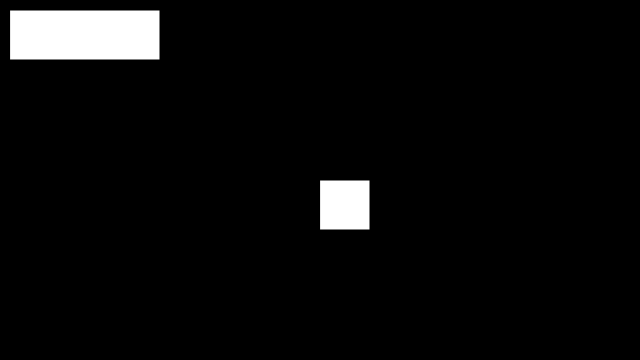
Frame 1 (no input)
Frame 60 (no input): identical to frame 1, image omitted
Frame 120 (the mouse pressed at the canvas centre since frame 60): identical to frame 1, image omitted

The p5.js sketch that drew this single still picture (run headless with seeded random() and noise() and a simulated clock; from frame 60 on, the mouse is pressed at the canvas centre):

// p5.js sketch
// ── sketch.js
// interaction
var x = 10, y = 10, w = 150, h = 50;
var r = 255, g = 255, b = 255;
var rot = 0;
function setup() { 
    createCanvas(640, 360);
}

function draw() {
    background('black');
    fill(r, g, b);
    rect(x, y, w, h);
    
    push();
    translate(width/2, height/2);
    rotate(rot);
    rect(0, 0, 50, 50);
    pop();
}

function mousePressed() {
    if ( mouseX > x && 
        mouseX < x + w &&
        mouseY > y &&
        mouseY < y + h) {
        r = random(0, 255);
        g = random(0, 255);
        b = random(0, 255);
        rot += 0.1;
    }
}

// ── mouse-press.js
// interaction
var r, g, b;
var changeColor = false;
function setup() { 
    createCanvas(640, 360);
    randomColor();
}

function draw() {
    background('black');
    fill(r, g, b);
    ellipse(width/2, height/2, 200);
    if (changeColor) {
        randomColor();
    }
}

function mousePressed() {
    var d = dist(mouseX, mouseY, width/2, height/2);
    if (d < 100) {    
        changeColor = true;
    }
}

function mouseReleased() {
    changeColor = false;
}

function randomColor() {
    r = random(0, 255);
    g = random(0, 255);
    b = random(0, 255);
}
